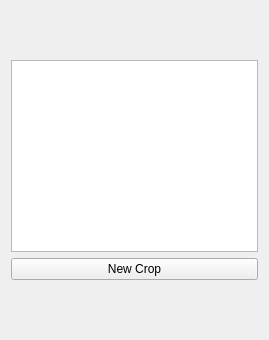
<?xml version="1.0" encoding="UTF-8"?>
<ui version="4.0">
 <class>containingWidget</class>
 <widget class="QWidget" name="containingWidget">
  <property name="geometry">
   <rect>
    <x>0</x>
    <y>0</y>
    <width>269</width>
    <height>340</height>
   </rect>
  </property>
  <property name="sizePolicy">
   <sizepolicy hsizetype="Preferred" vsizetype="Preferred">
    <horstretch>1</horstretch>
    <verstretch>0</verstretch>
   </sizepolicy>
  </property>
  <property name="minimumSize">
   <size>
    <width>256</width>
    <height>0</height>
   </size>
  </property>
  <property name="baseSize">
   <size>
    <width>0</width>
    <height>0</height>
   </size>
  </property>
  <property name="windowTitle">
   <string>Form</string>
  </property>
  <layout class="QGridLayout" name="gridLayout">
   <item row="0" column="0">
    <layout class="QVBoxLayout" name="verticalLayout">
     <item>
      <widget class="CropListView" name="cropListView">
       <property name="sizePolicy">
        <sizepolicy hsizetype="Minimum" vsizetype="Fixed">
         <horstretch>0</horstretch>
         <verstretch>0</verstretch>
        </sizepolicy>
       </property>
       <property name="minimumSize">
        <size>
         <width>0</width>
         <height>192</height>
        </size>
       </property>
      </widget>
     </item>
     <item>
      <widget class="QPushButton" name="AddCropButton">
       <property name="styleSheet">
        <string notr="true"/>
       </property>
       <property name="text">
        <string>New Crop</string>
       </property>
      </widget>
     </item>
    </layout>
   </item>
  </layout>
 </widget>
 <customwidgets>
  <customwidget>
   <class>CropListView</class>
   <extends>QTableView</extends>
   <header>ilastik.widgets.cropListView</header>
  </customwidget>
 </customwidgets>
 <resources/>
 <connections/>
</ui>
